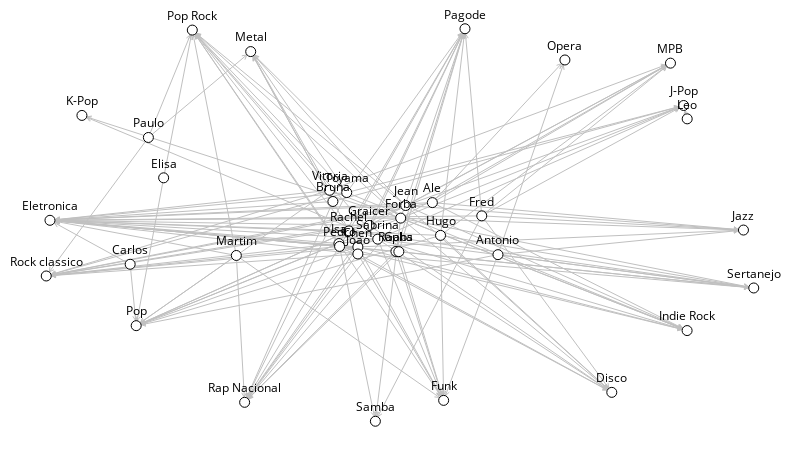

Here is the notebook cell this chart was saved with:
### Code cell
sn.show_graph(two, nlab=True)

### Figure 1 — Plotly figure (JSON) as saved in the notebook; plotly's stock layout.template omitted (floating-point values rounded to 4 significant figures; data arrays with more than 128 entries replaced by an {"elided": "..."} marker saying what was removed)
{"data": [{"hoverinfo": "none", "line": {"color": "rgb(192, 192, 192)", "width": 1}, "mode": "lines", "type": "scatter", "uid": "6153fc82-d3bc-11e8-acb4-0005165e06fb", "x": {"elided": "1251 float values"}, "y": {"elided": "1251 float values"}}, {"hoverinfo": "none", "marker": {"color": "rgb(255, 255, 255)", "line": {"color": "rgb(0, 0, 0)", "width": 1}, "size": 10}, "mode": "markers+text", "text": ["Samba", "Isa", "Chen", "MPB", "Rap Nacional", "Pop", "Ale", "Rapha", "Paulo", "Elisa", "Pedro", "Antonio", "Forba", "Hugo", "K-Pop", "Metal", "Vitoria", "Indie Rock", "Fred", "Funk", "Rachel", "Toyama", "Sertanejo", "Sabrina", "Eletronica", "Pop Rock", "Disco", "Gabs", "Opera", "Bruna", "Martim", "Pagode", "Rock classico", "Joao", "Jean", "Carlos", "Jazz", "J-Pop", "Leo", "Graicer"], "textfont": {"color": "rgb(0, 0, 0)"}, "textposition": "top center", "type": "scatter", "uid": "6153fc83-d3bc-11e8-acb4-0005165e06fb", "x": [0.4652, 0.4137, 0.4405, 0.8823, 0.2804, 0.1271, 0.5458, 0.4942, 0.1444, 0.1659, 0.4146, 0.6385, 0.501, 0.5573, 0.05043, 0.289, 0.4004, 0.9058, 0.6156, 0.5617, 0.4279, 0.4247, 1, 0.4686, 0.005275, 0.2064, 0.7993, 0.4984, 0.7331, 0.4052, 0.2687, 0.5919, 0, 0.4404, 0.508, 0.1186, 0.9854, 0.9009, 0.9059, 0.4565], "y": [0, 0.4529, 0.444, 0.9123, 0.04822, 0.2435, 0.5571, 0.4326, 0.723, 0.6202, 0.4454, 0.4244, 0.5176, 0.4736, 0.7792, 0.9418, 0.5885, 0.231, 0.5233, 0.05318, 0.485, 0.5827, 0.3395, 0.464, 0.5119, 0.9966, 0.07361, 0.4321, 0.9204, 0.5599, 0.4224, 1, 0.3701, 0.4262, 0.5497, 0.3999, 0.4871, 0.8045, 0.7704, 0.4989]}], "layout": {"height": 450, "margin": {"b": 0, "l": 0, "r": 0, "t": 0}, "showlegend": false, "width": 800, "xaxis": {"showgrid": false, "showticklabels": false, "zeroline": false}, "yaxis": {"showgrid": false, "showticklabels": false, "zeroline": false}}}
